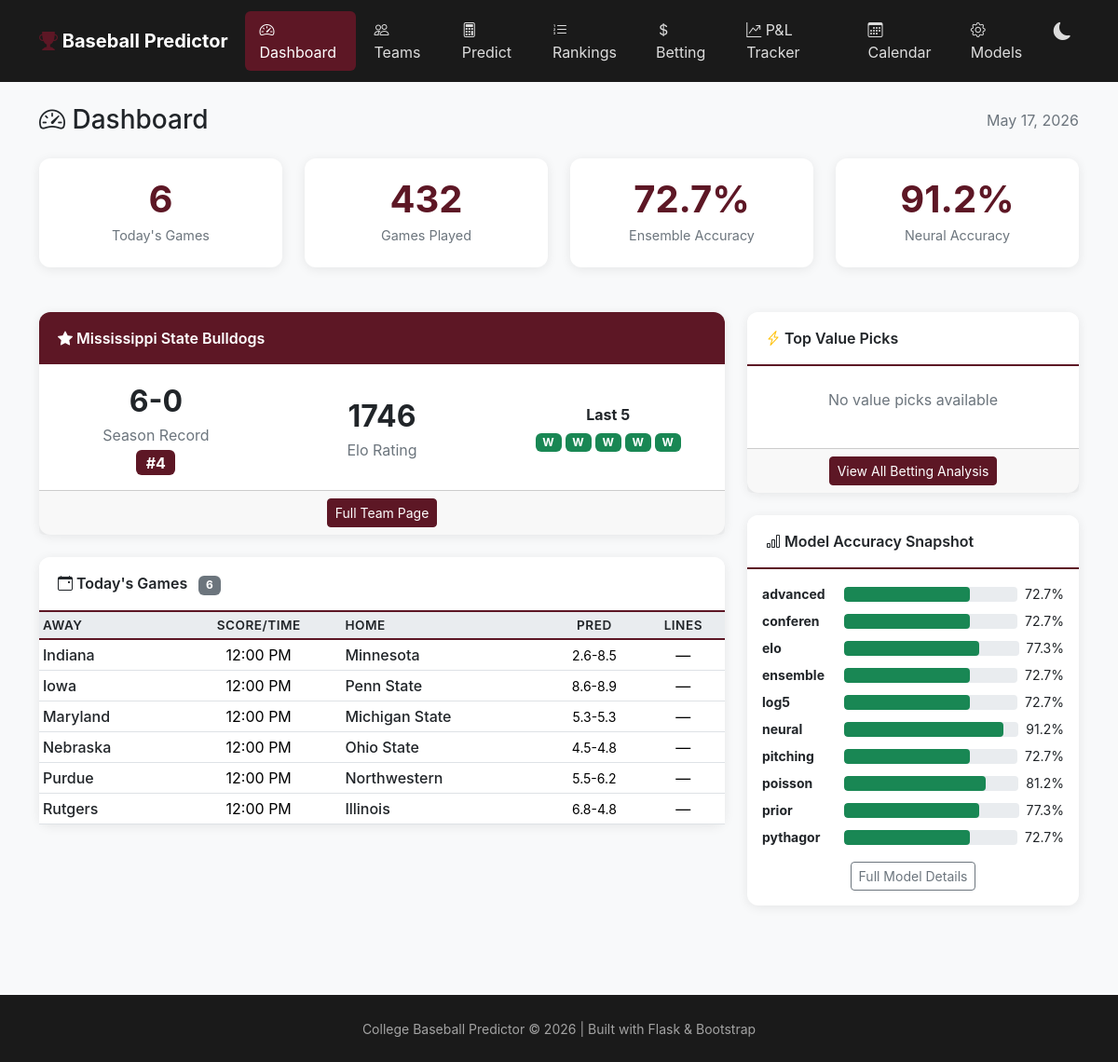
The page / on the database its author committed.
### tables this page shows
CREATE TABLE elo_ratings (
                    team_id TEXT PRIMARY KEY,
                    rating REAL DEFAULT 1500,
                    games_played INTEGER DEFAULT 0,
                    updated_at TEXT DEFAULT CURRENT_TIMESTAMP
                );

CREATE TABLE games (
            id TEXT PRIMARY KEY,
            date TEXT NOT NULL,
            time TEXT,
            home_team_id TEXT NOT NULL,
            away_team_id TEXT NOT NULL,
            home_score INTEGER,
            away_score INTEGER,
            winner_id TEXT,
            innings INTEGER DEFAULT 9,
            is_conference_game INTEGER DEFAULT 0,
            is_neutral_site INTEGER DEFAULT 0,
            tournament_id TEXT,
            venue TEXT,
            attendance INTEGER,
            notes TEXT,
            status TEXT DEFAULT 'scheduled',  -- scheduled, final, postponed, cancelled
            created_at TEXT DEFAULT CURRENT_TIMESTAMP,
            updated_at TEXT DEFAULT CURRENT_TIMESTAMP,
            FOREIGN KEY (home_team_id) REFERENCES teams(id),
            FOREIGN KEY (away_team_id) REFERENCES teams(id),
            FOREIGN KEY (tournament_id) REFERENCES tournaments(id)
        );

CREATE TABLE teams (
            id TEXT PRIMARY KEY,
            name TEXT NOT NULL,
            nickname TEXT,
            conference TEXT,
            division TEXT,
            athletics_url TEXT,
            preseason_rank INTEGER,
            current_rank INTEGER,
            created_at TEXT DEFAULT CURRENT_TIMESTAMP,
            updated_at TEXT DEFAULT CURRENT_TIMESTAMP
        );

### web/app.py (the view)
@app.route('/')
def dashboard():
    todays_games = get_todays_games()
    value_picks = get_value_picks(5)
    stats = get_quick_stats()
    msstate = get_msstate_info()
    accuracy = get_model_accuracy_summary()
    all_accuracy = get_model_accuracy()
    return render_template('dashboard.html',
                          todays_games=todays_games,
                          value_picks=value_picks,
                          stats=stats,
                          msstate=msstate,
                          accuracy=accuracy,
                          all_accuracy=all_accuracy,
                          today=datetime.now().strftime('%B %d, %Y'))

### models/advanced_model.py (called while the page is built, shortened)
    def _get_opponent_win_pct(self, opponent_id):
        if opponent_id in self.sos_cache:
            return self.sos_cache[opponent_id]

    def _get_rest_days(self, team_id):
        games = self._get_team_games(team_id, limit=1)
        if not games:
            return 3  # No games = well rested
        last_game_date = datetime.strptime(games[0]['date'], '%Y-%m-%d')
        today = datetime.now()
        delta = (today - last_game_date).days
        return min(delta, 3)  # Cap at 3

### models/base_model.py (called while the page is built)
    def calculate_run_line(self, home_runs, away_runs, spread=1.5):
        projected_diff = home_runs - away_runs
        run_diff_std = 3.5  # Typical std dev for college baseball
        def norm_cdf(x):
            return 0.5 * (1 + math.erf(x / math.sqrt(2)))
        z_home_cover = (projected_diff - spread) / run_diff_std
        home_cover_prob = norm_cdf(z_home_cover)
        return {
            "home_cover_prob": round(home_cover_prob, 3),
            "away_cover_prob": round(1 - home_cover_prob, 3),
            "spread": spread
        }

### models/conference_model.py (called while the page is built, shortened)
def normalize_conference(conf):
    if conf is None:
        return None
    conf_lower = conf.lower().strip()
    if conf_lower in CONFERENCE_ALIASES:
        return CONFERENCE_ALIASES[conf_lower]
    for standard in CONFERENCE_RATINGS:
        if standard.lower() == conf_lower:
            return standard
    return conf

def get_conference_rating(conference):
    if conference is None:
        return 1.0  # Assume average
    normalized = normalize_conference(conference)
    return CONFERENCE_RATINGS.get(normalized, 0.90)  # Default to mid-tier

    def _get_team_conference(self, team_id):
        if team_id in self.team_cache:
            return self.team_cache[team_id]

    def _calculate_ooc_strength(self, team_id):
        if team_id in self.sos_cache:
            return self.sos_cache[team_id]

    def _get_team_record(self, team_id):
        conn = get_connection()
        c = conn.cursor()
        c.execute('''
            SELECT
                COUNT(CASE WHEN winner_id = ? THEN 1 END) as wins,
                COUNT(CASE WHEN winner_id != ? AND winner_id IS NOT NULL THEN 1 END) as losses
            FROM games
            WHERE (home_team_id = ? OR away_team_id = ?)
            AND status = 'final'
        ''', (team_id, team_id, team_id, team_id))
        row = c.fetchone()
        conn.close()
        wins = row['wins'] if row else 0
        losses = row['losses'] if row else 0
        return wins, losses

### web/templates/dashboard.html (shortened to what this page needs)
{% extends "base.html" %}
{% block content %}
<div class="d-flex justify-content-between align-items-center mb-4">
    <h1 class="h3 mb-0">
        <i class="bi bi-speedometer2"></i> Dashboard
    </h1>
    <span class="text-muted">{{ today }}</span>
</div>
<div class="row mb-4">
    <div class="col-6 col-md-3">
        <div class="card stat-card">
            <div class="stat-value">{{ todays_games|length }}</div>
            <div class="stat-label">Today's Games</div>
        </div>
    </div>
    <div class="col-6 col-md-3">
        <div class="card stat-card">
            <div class="stat-value">{{ stats.games_played }}</div>
            <div class="stat-label">Games Played</div>
        </div>
    </div>
    <div class="col-6 col-md-3">
        <div class="card stat-card">
            <div class="stat-value">{{ accuracy.ensemble.pct or '—' }}{% if accuracy.ensemble.pct %}%{% endif %}</div>
            <div class="stat-label">Ensemble Accuracy</div>
        </div>
    </div>
    <div class="col-6 col-md-3">
        <div class="card stat-card">
            <div class="stat-value">{{ accuracy.neural.pct or '—' }}{% if accuracy.neural.pct %}%{% endif %}</div>
            <div class="stat-label">Neural Accuracy</div>
        </div>
    </div>
</div>
<div class="row">
    <div class="col-lg-8">
        <div class="card">
            <div class="card-header bg-maroon">
                <i class="bi bi-star-fill"></i> Mississippi State Bulldogs
            </div>
            <div class="card-body">
                <div class="row align-items-center">
                    <div class="col-md-4 text-center mb-3 mb-md-0">
                        <div class="fs-2 fw-bold">{{ msstate.record.wins }}-{{ msstate.record.losses }}</div>
                        <div class="text-muted">Season Record</div>
                        {% if msstate.rank %}
                        <span class="badge bg-maroon fs-6 mt-1">#{{ msstate.rank }}</span>
                        {% endif %}
                    </div>
                    <div class="col-md-4 text-center mb-3 mb-md-0">
                        <div class="fs-2 fw-bold">{{ msstate.elo|round(0)|int }}</div>
                        <div class="text-muted">Elo Rating</div>
                    </div>
                    <div class="col-md-4 text-center">
                        <div class="mb-2"><strong>Last 5</strong></div>
                        <div class="d-flex justify-content-center gap-1">
                            {% for g in msstate.last_5 %}
                            <span class="badge {% if g.won %}bg-success{% else %}bg-danger{% endif %}"
                                  title="{{ g.opponent }} {{ g.score }}">
                                {{ 'W' if g.won else 'L' }}
                            </span>
                            {% endfor %}
                        </div>
                    </div>
                </div>
            </div>
            <div class="card-footer text-center">
                <a href="/team/mississippi-state" class="btn btn-sm btn-maroon">Full Team Page</a>
            </div>
        </div>
        <div class="card">
            <div class="card-header">
                <i class="bi bi-calendar-event"></i> Today's Games
                <span class="badge bg-secondary ms-2">{{ todays_games|length }}</span>
            </div>
            <div class="card-body p-0">
                {% if todays_games %}
                <div class="table-responsive">
                    <table class="table table-hover table-sm mb-0">
                        <thead>
                            <tr>
                                <th>Away</th>
                                <th class="text-center">Score/Time</th>
                                <th>Home</th>
                                <th class="text-center">Pred</th>
                                <th class="text-center">Lines</th>
                            </tr>
                        </thead>
                        <tbody>
                            {% for game in todays_games[:20] %}
                            <tr>
                                <td>
                                    <a href="/team/{{ game.away_team_id }}" class="team-link">{{ game.away_team_name }}</a>
                                </td>
                                <td class="text-center">
                                    {% if game.status == 'final' %}
                                    <span class="{% if game.away_score > game.home_score %}fw-bold{% endif %}">{{ game.away_score }}</span>
                                    -
                                    <span class="{% if game.home_score > game.away_score %}fw-bold{% endif %}">{{ game.home_score }}</span>
                                    <br><small class="text-success">Final</small>
                                    {% else %}
                                    {{ game.time or 'TBD' }}
                                    {% endif %}
                                </td>
                                <td>
                                    <a href="/team/{{ game.home_team_id }}" class="team-link">{{ game.home_team_name }}</a>
                                </td>
                                <td class="text-center">
                                    {% if game.prediction %}
                                    <small>{{ (game.prediction.projected_away_runs|round(1)) }}-{{ (game.prediction.projected_home_runs|round(1)) }}</small>
                                    {% else %}—{% endif %}
                                </td>
                                <td class="text-center">
                                    {% if game.home_ml %}
                                    <small>{{ game.away_ml|format_odds }}/{{ game.home_ml|format_odds }}</small>
                                    {% else %}—{% endif %}
                                </td>
                            </tr>
                            {% endfor %}
                        </tbody>
                    </table>
                </div>
                {% else %}
                <div class="text-center text-muted py-4">
                    <i class="bi bi-calendar-x display-4"></i>
                    <p class="mt-2">No games scheduled for today</p>
                </div>
                {% endif %}
            </div>
        </div>
    </div>
    <div class="col-lg-4">
        <div class="card">
            <div class="card-header">
                <i class="bi bi-lightning-charge text-warning"></i> Top Value Picks
            </div>
            <div class="card-body p-0">
                {% if value_picks %}
                <div class="list-group list-group-flush">
                    {% for pick in value_picks %}
                    <div class="list-group-item">
                        <div class="d-flex justify-content-between align-items-start">
                            <div>
                                <strong>{{ pick.pick }}</strong>
                                <div class="small text-muted">{{ pick.game }}</div>
                            </div>
                            <div class="text-end">
                                <span class="value-indicator positive">+{{ pick.edge|round(1) }}%</span>
                                <div class="small text-muted mt-1">{{ pick.moneyline|format_odds }}</div>
                            </div>
                        </div>
                        <div class="progress mt-2" style="height: 6px;">
                            <div class="progress-bar bg-success" style="width: {{ pick.model_prob * 100 }}%"></div>
                        </div>
                        <div class="d-flex justify-content-between small text-muted mt-1">
                            <span>Model: {{ (pick.model_prob * 100)|round(1) }}%</span>
                            <span>DK: {{ (pick.dk_implied * 100)|round(1) }}%</span>
                        </div>
                    </div>
                    {% endfor %}
                </div>
                {% else %}
                <div class="text-center text-muted py-4">
                    <p>No value picks available</p>
                </div>
                {% endif %}
            </div>
            <div class="card-footer text-center">
                <a href="/betting" class="btn btn-sm btn-maroon">View All Betting Analysis</a>
            </div>
        </div>
        <div class="card">
            <div class="card-header">
                <i class="bi bi-bar-chart"></i> Model Accuracy Snapshot
            </div>
            <div class="card-body">
                {% for name, info in all_accuracy.items() %}
                {% if info.all_time_accuracy %}
                <div class="d-flex justify-content-between align-items-center mb-2">
                    <small class="fw-bold" style="width: 80px;">{{ name[:8] }}</small>
                    <div class="flex-grow-1 mx-2">
                        <div class="progress" style="height: 16px;">
                            <div class="progress-bar {% if info.all_time_accuracy > 0.55 %}bg-success{% elif info.all_time_accuracy > 0.5 %}bg-warning{% else %}bg-danger{% endif %}"
                                 style="width: {{ info.all_time_accuracy * 100 }}%;">
                            </div>
                        </div>
                    </div>
                    <small>{{ (info.all_time_accuracy * 100)|round(1) }}%</small>
                </div>
                {% endif %}
                {% endfor %}
                <div class="text-center mt-3">
                    <a href="/models" class="btn btn-sm btn-outline-secondary">Full Model Details</a>
                </div>
            </div>
        </div>
    </div>
</div>
{% endblock %}

### web/templates/base.html (style rules this page uses)
:root { --maroon: #5D1725; --maroon-dark: #4a1120; --grey: #777777; --dark: #1a1a1a; --light-grey: #e9ecef; --bg-body: #f8f9fa; --bg-card: #ffffff; --bg-card-header: #ffffff; --text-primary: #212529; --text-muted: #6c757d; --border-color: #dee2e6; --table-hover-bg: rgba(93, 23, 37, 0.05); --navbar-bg: #1a1a1a; }
body { background-color: var(--bg-body); color: var(--text-primary); font-family: -apple-system, BlinkMacSystemFont, 'Segoe UI', Roboto, Oxygen, Ubuntu, sans-serif; transition: background-color 0.3s, color 0.3s; }
.card { border: none; border-radius: 12px; box-shadow: 0 2px 12px rgba(0,0,0,0.08); margin-bottom: 1.5rem; background-color: var(--bg-card); color: var(--text-primary); }
.card-header { background-color: var(--bg-card-header); border-bottom: 2px solid #5D1725; font-weight: 600; padding: 1rem 1.25rem; border-radius: 12px 12px 0 0 !important; color: var(--text-primary); }
.card-header.bg-maroon { background-color: #5D1725 !important; color: white; border-bottom: none; }
.stat-card { text-align: center; padding: 1.5rem; }
.stat-card .stat-value { font-size: 2.5rem; font-weight: 700; color: var(--maroon); line-height: 1; }
.stat-card .stat-label { color: var(--text-muted); font-size: 0.9rem; margin-top: 0.5rem; }
.table { margin-bottom: 0; color: var(--text-primary); }
.table thead th { background-color: var(--light-grey); border-bottom: 2px solid #5D1725; font-weight: 600; font-size: 0.85rem; text-transform: uppercase; letter-spacing: 0.5px; color: var(--text-primary); }
.badge.bg-maroon { background-color: #5D1725 !important; }
.progress { height: 8px; border-radius: 4px; background-color: var(--light-grey); }
.progress-bar { background-color: #5D1725; border-radius: 4px; }
.progress-bar.bg-success { background-color: #198754 !important; }
a.team-link { color: var(--text-primary); text-decoration: none; font-weight: 500; }
.btn-maroon { background-color: #5D1725; border-color: #5D1725; color: white; }
.text-muted { color: var(--text-muted) !important; }

### rows shown on the page
elo_ratings: elo "1746"
games: won "W"
games: won "W"
games: won "W"
games: won "W"
games: won "W"
elo_ratings: away_team_name "Indiana", time "12:00 PM", home_team_name "Minnesota", prediction "2.6", prediction "8.5"
elo_ratings: away_team_name "Iowa", time "12:00 PM", home_team_name "Penn State", prediction "8.6", prediction "8.9"
elo_ratings: away_team_name "Maryland", time "12:00 PM", home_team_name "Michigan State", prediction "5.3"
elo_ratings: away_team_name "Nebraska", time "12:00 PM", home_team_name "Ohio State", prediction "4.5", prediction "4.8"
elo_ratings: away_team_name "Purdue", time "12:00 PM", home_team_name "Northwestern", prediction "5.5", prediction "6.2"
elo_ratings: away_team_name "Rutgers", time "12:00 PM", home_team_name "Illinois", prediction "6.8", prediction "4.8"

### other values the page prints
{{ todays_games|length }} "6"
{{ stats.games_played }} "432"
{{ accuracy.ensemble.pct or '—' }} "72.7"
{{ accuracy.neural.pct or '—' }} "91.2"
{{ msstate.record.wins }} "6"
{{ msstate.record.losses }} "0"
{{ msstate.rank }} "4"
{{ name[:8] }} "advanced" "conferen" "elo" "ensemble" "log5" "neural" "pitching" "poisson" "prior" "pythagor"
{{ (info.all_time_accuracy * 100)|round(1) }} "72.7" "72.7" "77.3" "72.7" "72.7" "91.2" "72.7" "81.2" "77.3" "72.7"
